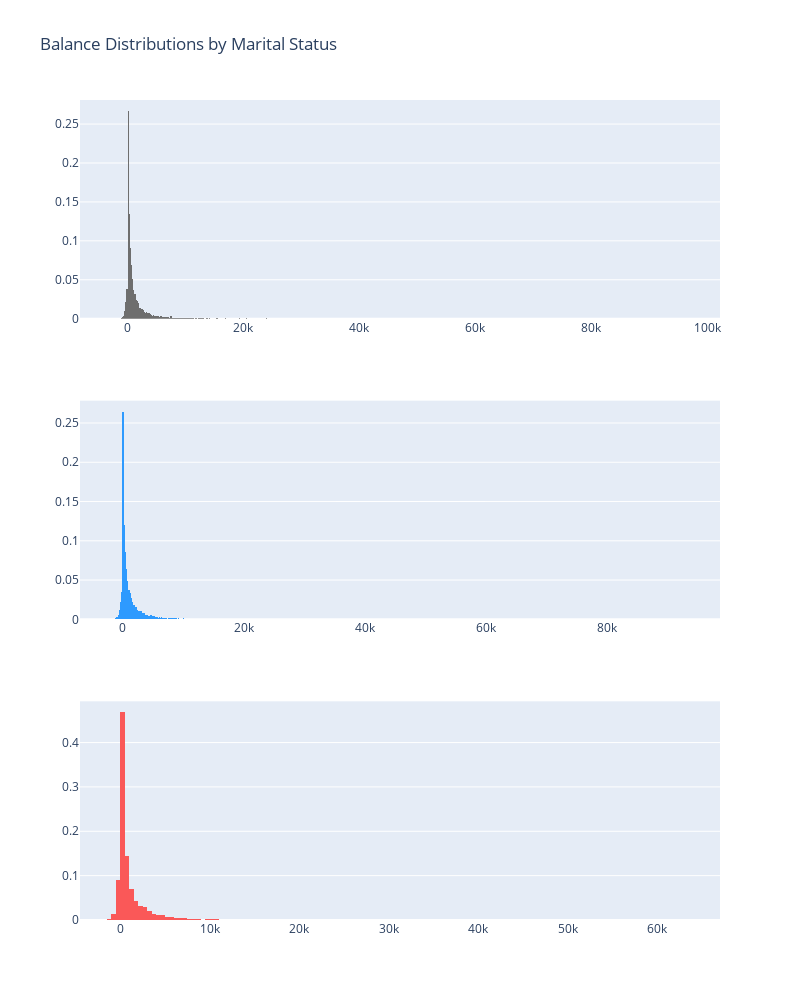

This figure's notebook cell:
### Code cell
# histogram(density) for balance by marital
single = df['balance'].loc[df['marital'] == 'single'].values
married = df['balance'].loc[df['marital'] == 'married'].values
divorced = df['balance'].loc[df['marital'] == 'divorced'].values


single_dist = go.Histogram(
    x=single,
    histnorm='probability', 
    name='single',
    marker=dict(
        color='#6E6E6E'
    )
)


married_dist = go.Histogram(
    x=married,
    histnorm='probability', 
    name='married',
    marker=dict(
        color='#2E9AFE'
    )
)

divorced_dist = go.Histogram(
    x=divorced,
    histnorm='probability', 
    name='divorced',
    marker=dict(
        color='#FA5858'
    )
)


fig = tools.make_subplots(rows=3, print_grid=False)

fig.append_trace(single_dist, 1, 1)
fig.append_trace(married_dist, 2, 1)
fig.append_trace(divorced_dist, 3, 1)


fig['layout'].update(showlegend=False, title="Balance Distributions by Marital Status",
                    height=1000, width=800)

iplot(fig, filename='custom-sized-subplot-with-subplot-titles')

### Figure 1 — Plotly figure (JSON) as saved in the notebook; plotly's stock layout.template omitted (floating-point values rounded to 4 significant figures; data arrays with more than 128 entries replaced by an {"elided": "..."} marker saying what was removed)
{"data": [{"histnorm": "probability", "marker": {"color": "#6E6E6E"}, "name": "single", "type": "histogram", "x": {"elided": "10226 int values"}, "xaxis": "x", "yaxis": "y"}, {"histnorm": "probability", "marker": {"color": "#2E9AFE"}, "name": "married", "type": "histogram", "x": {"elided": "21795 int values"}, "xaxis": "x2", "yaxis": "y2"}, {"histnorm": "probability", "marker": {"color": "#FA5858"}, "name": "divorced", "type": "histogram", "x": {"elided": "4147 int values"}, "xaxis": "x3", "yaxis": "y3"}], "layout": {"height": 1000, "showlegend": false, "title": {"text": "Balance Distributions by Marital Status"}, "width": 800, "xaxis": {"anchor": "y", "domain": [0, 1]}, "xaxis2": {"anchor": "y2", "domain": [0, 1]}, "xaxis3": {"anchor": "y3", "domain": [0, 1]}, "yaxis": {"anchor": "x", "domain": [0.7333, 1]}, "yaxis2": {"anchor": "x2", "domain": [0.3667, 0.6333]}, "yaxis3": {"anchor": "x3", "domain": [0, 0.2667]}}}
